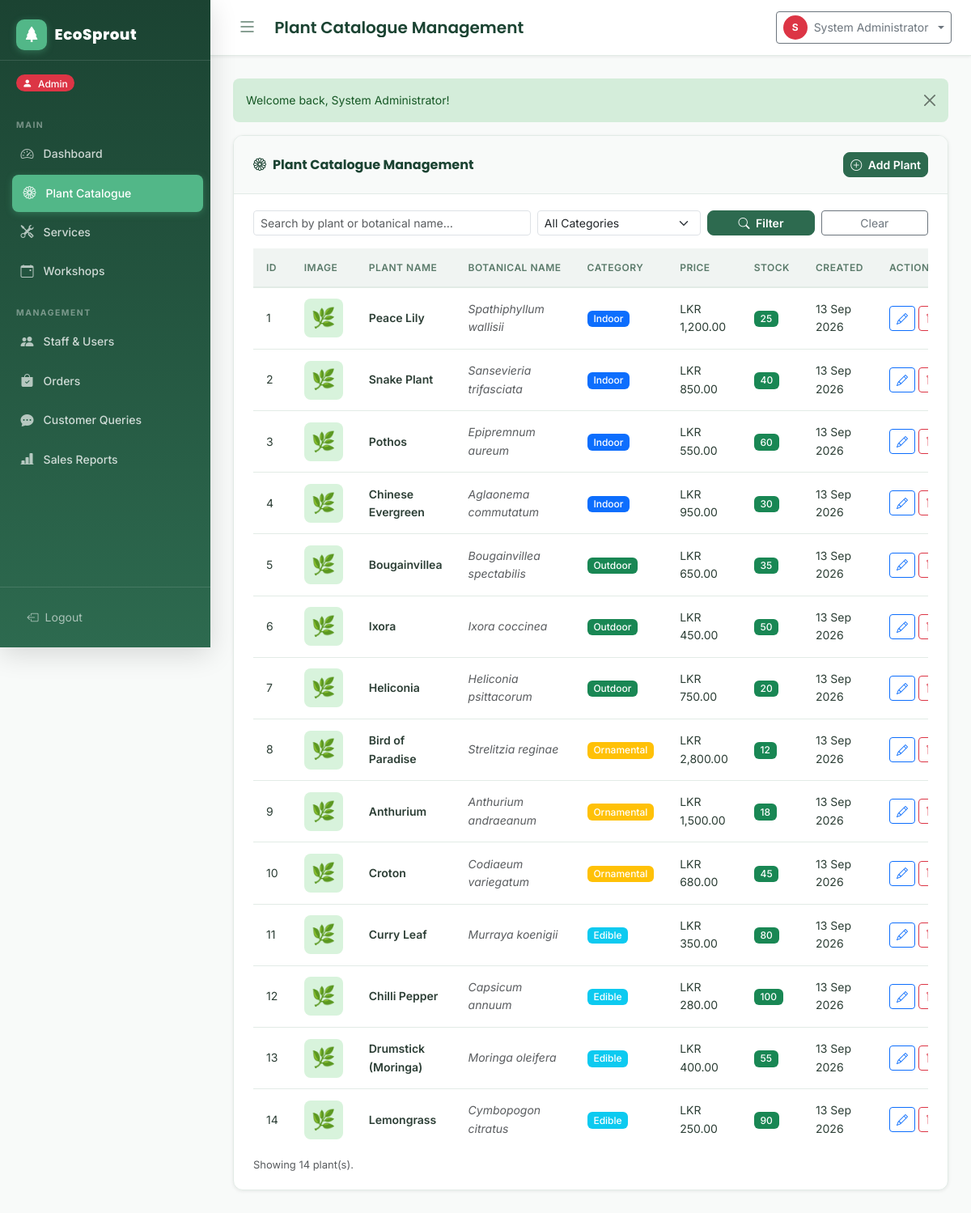
Screenshot of /admin/plants.php (signed in) with the database file from the repository.
### tables this page shows
CREATE TABLE IF NOT EXISTS plants (
    id                 INT UNSIGNED AUTO_INCREMENT PRIMARY KEY,
    plant_name         VARCHAR(150) NOT NULL,
    botanical_name     VARCHAR(200) NULL,
    category           ENUM('indoor','outdoor','ornamental','edible') NOT NULL DEFAULT 'indoor',
    description        TEXT         NULL,
    care_instructions  TEXT         NULL,
    price              DECIMAL(10,2) NOT NULL DEFAULT 0.00,
    stock_quantity     INT UNSIGNED  NOT NULL DEFAULT 0,
    image              VARCHAR(255)  NULL COMMENT 'Relative path under assets/images/plants/',
    created_at         TIMESTAMP NOT NULL DEFAULT CURRENT_TIMESTAMP,
    updated_at         TIMESTAMP NOT NULL DEFAULT CURRENT_TIMESTAMP ON UPDATE CURRENT_TIMESTAMP,
    INDEX idx_category (category),
    INDEX idx_plant_name (plant_name),
    INDEX idx_stock (stock_quantity)
);

### includes/auth.php (called while the page is built, shortened)
<?php
function getCurrentRole(): string
{
    return $_SESSION['user_role'] ?? '';
}
function getBaseUrl(): string
{
    $protocol = (!empty($_SERVER['HTTPS']) && $_SERVER['HTTPS'] !== 'off') ? 'https' : 'http';
    $host     = $_SERVER['HTTP_HOST'] ?? 'localhost';
    $scriptName = str_replace('\\', '/', $_SERVER['SCRIPT_NAME'] ?? '');
    if (preg_match('#^(.*?)/(?:admin|staff|customer|actions|includes|assets|database)(?:/|$)#i', $scriptName, $matches)) {
        $subFolder = $matches[1];
    } else {
        $subFolder = dirname($scriptName);
    }
    $subFolder = str_replace('\\', '/', $subFolder);
    return rtrim($protocol . '://' . $host . $subFolder, '/');
}

### admin/plants.php (the view, shortened to what this page needs)
<?php
require_once __DIR__ . '/../includes/auth.php';
require_once __DIR__ . '/../includes/functions.php';
$pdo  = getPDO();
$base = getBaseUrl();
$role = getCurrentRole();
$search   = trim($_GET['search']   ?? '');
$category = trim($_GET['category'] ?? '');
$where  = [];
$params = [];
$whereClause = $where ? 'WHERE ' . implode(' AND ', $where) : '';
$stmt = $pdo->prepare("SELECT * FROM plants $whereClause ORDER BY created_at DESC");
$stmt->execute($params);
$plants = $stmt->fetchAll();
$pageHeading = $role === 'admin' ? 'Plant Catalogue Management' : 'Plant Inventory';
$activePage  = $role === 'admin' ? 'plants' : 'inventory';
$actionUrl   = $base . '/actions/plant_action.php';
?>
<!DOCTYPE html>
<html lang="en">
<head>
    <link rel="stylesheet" href="https://cdn.jsdelivr.net/npm/bootstrap@5.3.3/dist/css/bootstrap.min.css">
    <link rel="stylesheet" href="https://cdn.jsdelivr.net/npm/bootstrap-icons@1.11.3/font/bootstrap-icons.min.css">
    <link rel="stylesheet" href="<?= $base ?>/assets/css/style.css">
</head>
<body>
<div class="app-wrapper">
    <?php require_once __DIR__ . '/../components/sidebar.php'; ?>
    <div class="main-content">
        <?php require_once __DIR__ . '/../components/navbar.php'; ?>
        <div class="page-content">
            <?php renderFlashes(); ?>
            <div class="eco-card">
                <div class="eco-card-header">
                    <h5><i class="bi bi-flower1 me-2"></i><?= htmlspecialchars($pageHeading) ?></h5>
                    <button class="btn btn-eco-primary btn-sm" data-bs-toggle="modal" data-bs-target="#addPlantModal">
                        <i class="bi bi-plus-circle me-1"></i> Add Plant
                    </button>
                </div>
                <div class="eco-card-body">
                    <form method="GET" action="<?= $base ?>/<?= $role === 'admin' ? 'admin/plants.php' : 'staff/inventory.php' ?>" class="row g-2 mb-3">
                        <div class="col-md-5">
                            <input type="text" name="search" id="tableSearch" class="form-control form-control-sm"
                                   placeholder="Search by plant or botanical name…"
                                   value="<?= htmlspecialchars($search) ?>">
                        </div>
                        <div class="col-md-3">
                            <select name="category" class="form-select form-select-sm" onchange="this.form.submit()">
                                <option value="">All Categories</option>
                            </select>
                        </div>
                        <div class="col-md-2">
                            <button type="submit" class="btn btn-eco-primary btn-sm w-100">
                                <i class="bi bi-search me-1"></i> Filter
                            </button>
                        </div>
                        <div class="col-md-2">
                            <a href="<?= $base ?>/<?= $role === 'admin' ? 'admin/plants.php' : 'staff/inventory.php' ?>" class="btn btn-outline-secondary btn-sm w-100">Clear</a>
                        </div>
                    </form>
                    <div class="eco-table-wrap">
                        <table class="eco-table">
                            <thead>
                                <tr>
                                    <th>ID</th>
                                    <th>Image</th>
                                    <th>Plant Name</th>
                                    <th>Botanical Name</th>
                                    <th>Category</th>
                                    <th>Price</th>
                                    <th>Stock</th>
                                    <th>Created</th>
                                    <th>Actions</th>
                                </tr>
                            </thead>
                            <tbody>
                                <?php if (empty($plants)): ?>
                                <tr><td colspan="9" class="text-center text-muted py-4">
                                    No plants found. <?= !empty($search) || !empty($category) ? '<a href="?">Clear filters</a>' : '' ?>
                                </td></tr>
                                <?php else: ?>
                                <?php foreach ($plants as $p): ?>
                                <tr class="searchable-row <?= $p['stock_quantity'] <= 5 ? 'low-stock' : '' ?>">
                                    <td><?= $p['id'] ?></td>
                                    <td>
                                        <?php if (!empty($p['image']) && file_exists(__DIR__ . '/../assets/images/plants/' . $p['image'])): ?>
                                            <img src="<?= $base ?>/assets/images/plants/<?= htmlspecialchars($p['image']) ?>"
                                                 style="width:48px;height:48px;object-fit:cover;border-radius:8px;">
                                        <?php else: ?>
                                            <div style="width:48px;height:48px;border-radius:8px;background:var(--eco-mint);display:flex;align-items:center;justify-content:center;font-size:1.5rem;">🌿</div>
                                        <?php endif; ?>
                                    </td>
                                    <td class="fw-semibold"><?= htmlspecialchars($p['plant_name']) ?></td>
                                    <td><em class="text-muted"><?= htmlspecialchars($p['botanical_name'] ?? '—') ?></em></td>
                                    <td><?= categoryBadge($p['category']) ?></td>
                                    <td><?= formatLKR($p['price']) ?></td>
                                    <td>
                                        <?php if ($p['stock_quantity'] == 0): ?>
                                            <span class="badge bg-danger">Out of Stock</span>
                                        <?php elseif ($p['stock_quantity'] <= 5): ?>
                                            <span class="badge bg-warning text-dark badge-pulse"><?= $p['stock_quantity'] ?> ⚠</span>
                                        <?php else: ?>
                                            <span class="badge bg-success"><?= $p['stock_quantity'] ?></span>
                                        <?php endif; ?>
                                    </td>
                                    <td><?= date('d M Y', strtotime($p['created_at'])) ?></td>
                                    <td>
                                        <div class="d-flex gap-1">
                                            <button class="btn btn-sm btn-outline-primary"
                                                    title="Edit"
                                                    onclick="openEditPlant(<?= htmlspecialchars(json_encode($p)) ?>)">
                                                <i class="bi bi-pencil"></i>
                                            </button>
                                            <form method="POST" action="<?= $actionUrl ?>" id="del-<?= $p['id'] ?>">
                                                <button type="button" class="btn btn-sm btn-outline-danger" title="Delete"
                                                        onclick="confirmDelete('del-<?= $p['id'] ?>')">
                                                    <i class="bi bi-trash"></i>
                                                </button>
                                            </form>
                                        </div>
                                    </td>
                                </tr>
                                <?php endforeach; ?>
                                <?php endif; ?>
                            </tbody>
                        </table>
                    </div>
                    <div class="text-muted small mt-2">Showing <?= count($plants) ?> plant(s).</div>
                </div>
            </div>
        </div>
    </div>
</div>
</body>
</html>

### components/sidebar.php (shortened to what this page needs)
<?php
require_once __DIR__ . '/../includes/functions.php';
require_once __DIR__ . '/../includes/auth.php';
$role       = $_SESSION['user_role'] ?? '';
$activePage = $activePage ?? 'dashboard';
$activeIf = fn(string $page): string => ($activePage === $page) ? 'active' : '';
$base = function_exists('getBaseUrl') ? getBaseUrl() : (defined('BASE_URL') ? BASE_URL : '/EcoSprout');
?>
<nav id="sidebar" class="sidebar d-flex flex-column">
    <div class="sidebar-brand">
        <a href="<?= $base ?>/index.php" class="text-decoration-none">
            <span class="brand-icon"><i class="bi bi-tree-fill"></i></span>
            <span class="brand-name">EcoSprout</span>
        </a>
    </div>
    <div class="sidebar-role-badge">
        <span class="badge rounded-pill bg-<?= $role === 'admin' ? 'danger' : ($role === 'staff' ? 'warning text-dark' : 'success') ?>">
            <i class="bi bi-person-fill me-1"></i>
            <?= ucfirst(htmlspecialchars($role)) ?>
        </span>
    </div>
    <ul class="sidebar-nav list-unstyled flex-grow-1">
        <?php if ($role === 'admin'): ?>
        <li class="nav-section-label">Main</li>
        <li class="sidebar-item <?= $activeIf('dashboard') ?>">
            <a href="<?= $base ?>/admin/dashboard.php">
                <i class="bi bi-speedometer2"></i> Dashboard
            </a>
        </li>
        <li class="sidebar-item <?= $activeIf('plants') ?>">
            <a href="<?= $base ?>/admin/plants.php">
                <i class="bi bi-flower1"></i> Plant Catalogue
            </a>
        </li>
        <li class="sidebar-item <?= $activeIf('services') ?>">
            <a href="<?= $base ?>/admin/services.php">
                <i class="bi bi-tools"></i> Services
            </a>
        </li>
        <li class="sidebar-item <?= $activeIf('workshops') ?>">
            <a href="<?= $base ?>/admin/workshops.php">
                <i class="bi bi-calendar-event"></i> Workshops
            </a>
        </li>
        <li class="nav-section-label mt-2">Management</li>
        <li class="sidebar-item <?= $activeIf('staff') ?>">
            <a href="<?= $base ?>/admin/staff.php">
                <i class="bi bi-people-fill"></i> Staff & Users
            </a>
        </li>
        <li class="sidebar-item <?= $activeIf('orders') ?>">
            <a href="<?= $base ?>/admin/orders.php">
                <i class="bi bi-bag-check-fill"></i> Orders
            </a>
        </li>
        <li class="sidebar-item <?= $activeIf('queries') ?>">
            <a href="<?= $base ?>/admin/queries.php">
                <i class="bi bi-chat-dots-fill"></i> Customer Queries
            </a>
        </li>
        <li class="sidebar-item <?= $activeIf('reports') ?>">
            <a href="<?= $base ?>/admin/reports.php">
                <i class="bi bi-bar-chart-line-fill"></i> Sales Reports
            </a>
        </li>
        <?php endif; ?>
    </ul>
    <div class="sidebar-footer">
        <a href="<?= $base ?>/logout.php" class="sidebar-logout-btn">
            <i class="bi bi-box-arrow-left me-2"></i> Logout
        </a>
    </div>
</nav>

### components/navbar.php (shortened to what this page needs)
<?php
require_once __DIR__ . '/../includes/functions.php';
require_once __DIR__ . '/../includes/auth.php';
$pageHeading = $pageHeading ?? 'Dashboard';
$userName    = htmlspecialchars($_SESSION['user_name']  ?? 'User');
$userRole    = htmlspecialchars($_SESSION['user_role']  ?? '');
$base = function_exists('getBaseUrl') ? getBaseUrl() : (defined('BASE_URL') ? BASE_URL : '/EcoSprout');
$roleBadge = match($userRole) {
    'admin'  => 'danger',
    'staff'  => 'warning',
    default  => 'success',
};
?>
<nav class="app-navbar navbar">
    <button id="sidebarToggle" class="btn btn-link sidebar-toggle-btn" type="button" aria-label="Toggle sidebar">
        <i class="bi bi-list fs-4"></i>
    </button>
    <h1 class="navbar-page-title mb-0 fs-5 fw-semibold"><?= htmlspecialchars($pageHeading) ?></h1>
    <div class="ms-auto d-flex align-items-center gap-3">
        <div class="dropdown">
            <button class="btn btn-sm btn-outline-secondary dropdown-toggle d-flex align-items-center gap-2"
                    type="button" data-bs-toggle="dropdown" aria-expanded="false">
                <span class="avatar-circle bg-<?= $roleBadge ?>">
                    <?= strtoupper(substr($userName, 0, 1)) ?>
                </span>
                <span class="d-none d-md-inline"><?= $userName ?></span>
            </button>
        </div>
    </div>
</nav>

### includes/functions.php (shortened to what this page needs)
<?php
function getFlashes(): array
{
    $flashes = $_SESSION['flash'] ?? [];
    return $flashes;
}
function renderFlashes(): void
{
    $flashes = getFlashes();
    $map = [
        'success' => 'success',
        'error'   => 'danger',
        'info'    => 'info',
        'warning' => 'warning',
    ];
    foreach ($flashes as $type => $messages) {
        $bsClass = $map[$type] ?? 'secondary';
        foreach ($messages as $msg) {
            echo '<div class="alert alert-' . $bsClass
                . ' alert-dismissible fade show" role="alert">'
                . htmlspecialchars($msg)
                . '<button type="button" class="btn-close" data-bs-dismiss="alert"></button>'
                . '</div>';
        }
    }
}
function formatLKR(float $amount): string
{
    return 'LKR ' . number_format($amount, 2);
}
function categoryBadge(string $category): string
{
    $map = [
        'indoor'     => 'primary',
        'outdoor'    => 'success',
        'ornamental' => 'warning',
        'edible'     => 'info',
    ];
    $color = $map[$category] ?? 'secondary';
    return '<span class="badge bg-' . $color . '">' . ucfirst(htmlspecialchars($category)) . '</span>';
}

### rows the page displays
plants: id "1", plant_name "Peace Lily", botanical_name "Spathiphyllum wallisii", category "Indoor", price "LKR 1,200.00", stock_quantity "25", created_at "13 Sep 2026"
plants: id "2", plant_name "Snake Plant", botanical_name "Sansevieria trifasciata", category "Indoor", price "LKR 850.00", stock_quantity "40", created_at "13 Sep 2026"
plants: id "3", plant_name "Pothos", botanical_name "Epipremnum aureum", category "Indoor", price "LKR 550.00", stock_quantity "60", created_at "13 Sep 2026"
plants: id "4", plant_name "Chinese Evergreen", botanical_name "Aglaonema commutatum", category "Indoor", price "LKR 950.00", stock_quantity "30", created_at "13 Sep 2026"
plants: id "5", plant_name "Bougainvillea", botanical_name "Bougainvillea spectabilis", category "Outdoor", price "LKR 650.00", stock_quantity "35", created_at "13 Sep 2026"
plants: id "6", plant_name "Ixora", botanical_name "Ixora coccinea", category "Outdoor", price "LKR 450.00", stock_quantity "50", created_at "13 Sep 2026"
plants: id "7", plant_name "Heliconia", botanical_name "Heliconia psittacorum", category "Outdoor", price "LKR 750.00", stock_quantity "20", created_at "13 Sep 2026"
plants: id "8", plant_name "Bird of Paradise", botanical_name "Strelitzia reginae", category "Ornamental", price "LKR 2,800.00", stock_quantity "12", created_at "13 Sep 2026"
plants: id "9", plant_name "Anthurium", botanical_name "Anthurium andraeanum", category "Ornamental", price "LKR 1,500.00", stock_quantity "18", created_at "13 Sep 2026"
plants: id "10", plant_name "Croton", botanical_name "Codiaeum variegatum", category "Ornamental", price "LKR 680.00", stock_quantity "45", created_at "13 Sep 2026"
plants: id "11", plant_name "Curry Leaf", botanical_name "Murraya koenigii", category "Edible", price "LKR 350.00", stock_quantity "80", created_at "13 Sep 2026"
plants: id "12", plant_name "Chilli Pepper", botanical_name "Capsicum annuum", category "Edible", price "LKR 280.00", stock_quantity "100", created_at "13 Sep 2026"
plants: id "13", plant_name "Drumstick (Moringa)", botanical_name "Moringa oleifera", category "Edible", price "LKR 400.00", stock_quantity "55", created_at "13 Sep 2026"
plants: id "14", plant_name "Lemongrass", botanical_name "Cymbopogon citratus", category "Edible", price "LKR 250.00", stock_quantity "90", created_at "13 Sep 2026"

### other values shown
$role "Admin"
$pageHeading "Plant Catalogue Management"
substr($userName, 0, 1) "S"
$userName "System Administrator"
$msg "Welcome back, System Administrator!"
count($plants) "14"
